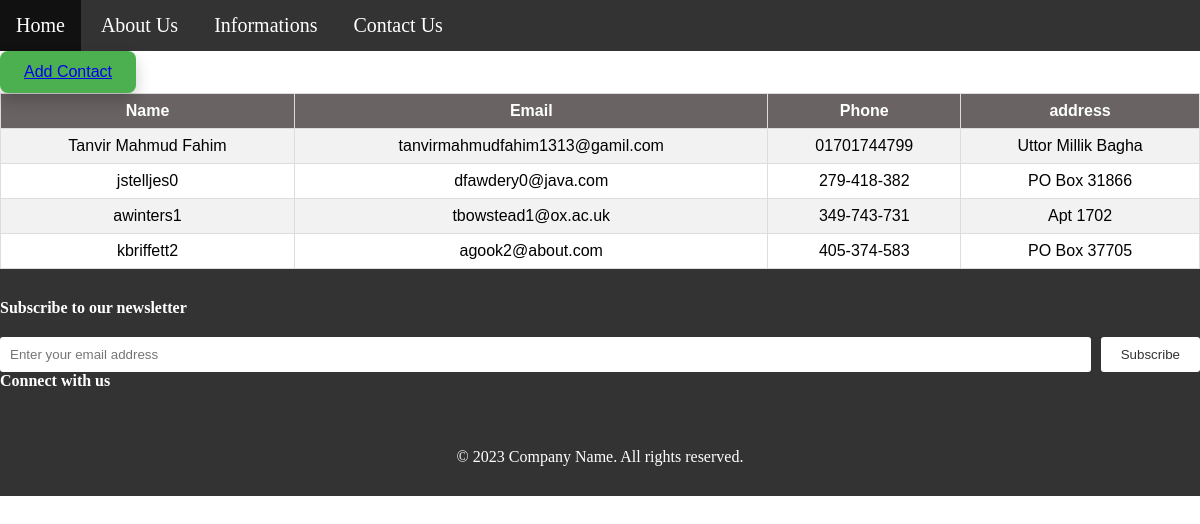
Page /contact/ on the committed database.
### contact/models.py (models this page shows)
class Contact(models.Model):
    name = models.CharField(max_length=50)
    email = models.CharField(max_length=40)
    phone = models.CharField(max_length=11)
    address = models.CharField(max_length=100)

### contact/views.py (the view)
# urls.py: path('', views.contact, name='contact'),
def contact(request):
    contact = Contact.objects.all()
    info = {
        "contact":contact,
    }
    return render(request, 'contact/contact.html', context=info)

### templates/contact/contact.html (shortened to what this page needs)
{% extends 'main/format.html' %}
{% load static %}
{% block link %}
<link rel="stylesheet" href="{% static 'about/teachers.css' %}"
<link rel="stylesheet" href="{% static 'main/main.css' %}"/>
{% endblock link %}
{% block body %}
    <div class="main_section">
        <button class="btn"><a href="{% url 'add_contact'%}">Add Contact</a> </button>
        {% if contact %}
        <table>
         <tr>
            <th>Name</th>
            <th>Email</th>
            <th>Phone</th>
            <th>address</th>
         </tr>
        {% for each in contact %}
        <tr>
            <td>{{each.name}}</td>
            <td>{{each.email}}</td>
            <td>{{each.phone}}</td>
            <td>{{each.address}}</td>
        </tr>
        {% endfor %}
        </table>
        {% else %}
        <h2>Empty Database</h2>
        {% endif %}
    </div>
{% endblock body %}

### static/about/teachers.css (style rules this page uses)
table { font-family: Arial, sans-serif; border-collapse: collapse; width: 100%; }
td, th { border: 1px solid #ddd; padding: 8px; text-align: center; }
th { background-color: #696363; text-align: center; color: white; }
tr:nth-child(even) { background-color: #f2f2f2; }

### static/main/format.css (style rules this page uses)
* { padding: 0; margin: 0; box-sizing: border-box; }
.btn { background-color: #4CAF50; border: none; color: white; padding: 12px 24px; text-align: center; text-decoration: none; display: inline-block; font-size: 16px; border-radius: 8px; box-shadow: 0px 8px 16px rgba(0, 0, 0, 0.2); transition: all 0.3s ease; cursor: pointer; }

### rows in the picture
Contact: name "Tanvir Mahmud Fahim", email "tanvirmahmudfahim1313@gamil.com", phone "01701744799", address "Uttor Millik Bagha"
Contact: name "jstelljes0", email "dfawdery0@java.com", phone "279-418-382", address "PO Box 31866"
Contact: name "awinters1", email "tbowstead1@ox.ac.uk", phone "349-743-731", address "Apt 1702"
Contact: name "kbriffett2", email "agook2@about.com", phone "405-374-583", address "PO Box 37705"
